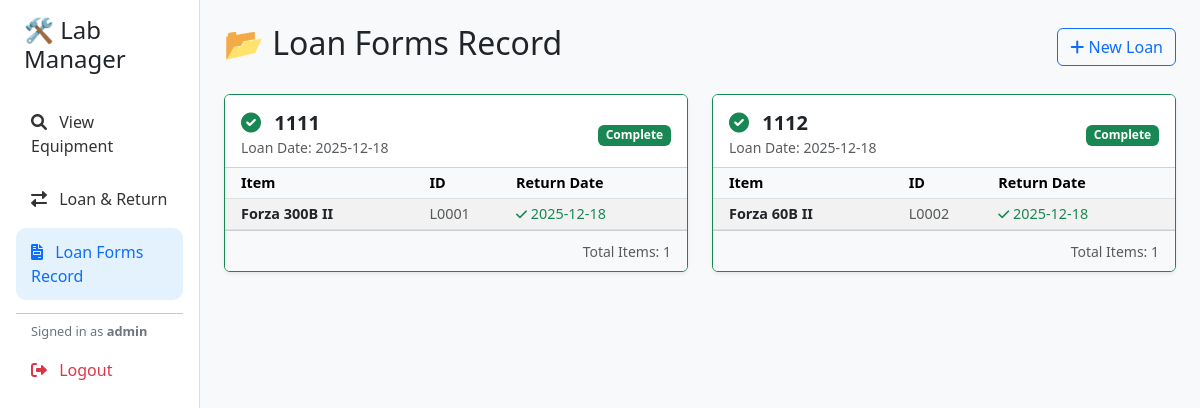
The page /loan_forms (signed in) on the database its author committed.
### tables this page shows
CREATE TABLE Loan_Transactions (
    id INTEGER PRIMARY KEY AUTOINCREMENT,
    Loan_Form_Number TEXT,
    Equipment_ID TEXT,
    Loan_Date TEXT,
    Return_Date TEXT,
    Status TEXT,  -- 'Active' (借出中) 或 'Returned' (已歸還)
    FOREIGN KEY(Equipment_ID) REFERENCES Equipment_List(Equipment_ID)
);

CREATE TABLE "Equipment_List" (
	"Category" TEXT, 
	"Equipment_ID" TEXT, 
	"Type" TEXT, 
	"Brand" TEXT, 
	"Name" TEXT, 
	"Remarks" TEXT, 
	"Qty" BIGINT, 
	item_created DATETIME
);

### app.py (the view)
@app.route('/loan_forms')
def loan_forms():
    if 'user' not in session: return redirect(url_for('dashboard'))
    conn = get_db()
    query = """
    SELECT
        T.Loan_Form_Number,
        T.Loan_Date,
        T.Return_Date,
        T.Status,
        E.Name,
        E.Brand,
        E.Type,
        T.Equipment_ID
    FROM Loan_Transactions T
    JOIN Equipment_List E ON T.Equipment_ID = E.Equipment_ID
    ORDER BY T.Loan_Date DESC, T.Loan_Form_Number
    """
    df = pd.read_sql_query(query, conn)
    forms = {}
    if not df.empty:
        grouped = df.groupby(['Loan_Form_Number', 'Loan_Date'])
        for (form_num, loan_date), group in grouped:
            active_count = len(group[group['Status'] == 'Active'])
            is_complete = (active_count == 0)
            forms[form_num] = {
                'date': loan_date,
                'items': group.to_dict(orient='records'),
                'count': len(group),
                'is_complete': is_complete, # 用於前端顯示勾勾
                'status_label': 'Complete' if is_complete else 'Active'
            }
    return render_template('loan_forms.html', forms=forms)

### app.py (called while the page is built)
def get_db():
    db = getattr(g, '_database', None)
    if db is None:
        db = g._database = sqlite3.connect(DATABASE)
        db.row_factory = sqlite3.Row
    return db

@app.teardown_appcontext
def close_connection(exception):
    db = getattr(g, '_database', None)
    if db is not None:
        db.close()

### templates/loan_forms.html
{% extends "base.html" %}
{% block content %}
<div class="d-flex justify-content-between align-items-center mb-4">
    <h2>📂 Loan Forms Record</h2>
    <a href="{{ url_for('loan_return') }}" class="btn btn-outline-primary"><i class="fas fa-plus"></i> New Loan</a>
</div>
{% if forms %}
    <div class="row">
        {% for form_num, details in forms.items() %}
        <div class="col-md-6 mb-4">
            <div class="card h-100 shadow-sm {% if details['is_complete'] %}border-success{% else %}border-primary{% endif %}">
                <div class="card-header bg-white d-flex justify-content-between align-items-center pt-3">
                    <div>
                        <h5 class="mb-0 fw-bold">
                            {% if details['is_complete'] %}
                                <i class="fas fa-check-circle text-success me-2"></i>
                            {% else %}
                                <i class="fas fa-clock text-primary me-2"></i>
                            {% endif %}
                            {{ form_num }}
                        </h5>
                        <small class="text-muted">Loan Date: {{ details['date'] }}</small>
                    </div>
                    {% if details['is_complete'] %}
                        <span class="badge bg-success">Complete</span>
                    {% else %}
                        <span class="badge bg-primary">Active</span>
                    {% endif %}
                </div>
                <div class="card-body p-0">
                    <table class="table table-sm table-striped mb-0" style="font-size: 0.9rem;">
                        <thead class="table-light">
                            <tr>
                                <th class="ps-3">Item</th>
                                <th>ID</th>
                                <th>Return Date</th>
                            </tr>
                        </thead>
                        <tbody>
                            {% for item in details['items'] %}
                            <tr>
                                <td class="ps-3">
                                    <strong>{{ item['Name'] }}</strong>
                                </td>
                                <td><span class="text-muted">{{ item['Equipment_ID'] }}</span></td>
                                <td>
                                    {% if item['Status'] == 'Returned' %}
                                        <span class="text-success"><i class="fas fa-check small"></i> {{ item['Return_Date'] }}</span>
                                    {% else %}
                                        <span class="text-danger fw-bold">--</span>
                                    {% endif %}
                                </td>
                            </tr>
                            {% endfor %}
                        </tbody>
                    </table>
                </div>
                <div class="card-footer bg-light text-end">
                    <small class="text-muted">Total Items: {{ details['count'] }}</small>
                </div>
            </div>
        </div>
        {% endfor %}
    </div>
{% else %}
    <div class="alert alert-info text-center py-5">
        <h4>No loan history found.</h4>
    </div>
{% endif %}
{% endblock %}

### templates/base.html (style rules this page uses)
body { background-color: #f8f9fa; }

### rows shown on the page
Loan_Transactions: Loan_Form_Number "1111", date "2025-12-18", Name "Forza 300B II", Equipment_ID "L0001", Return_Date "2025-12-18", count "1"
Loan_Transactions: Loan_Form_Number "1112", date "2025-12-18", Name "Forza 60B II", Equipment_ID "L0002", Return_Date "2025-12-18", count "1"

### other values the page prints
{{ session.get('user') }} "admin"
